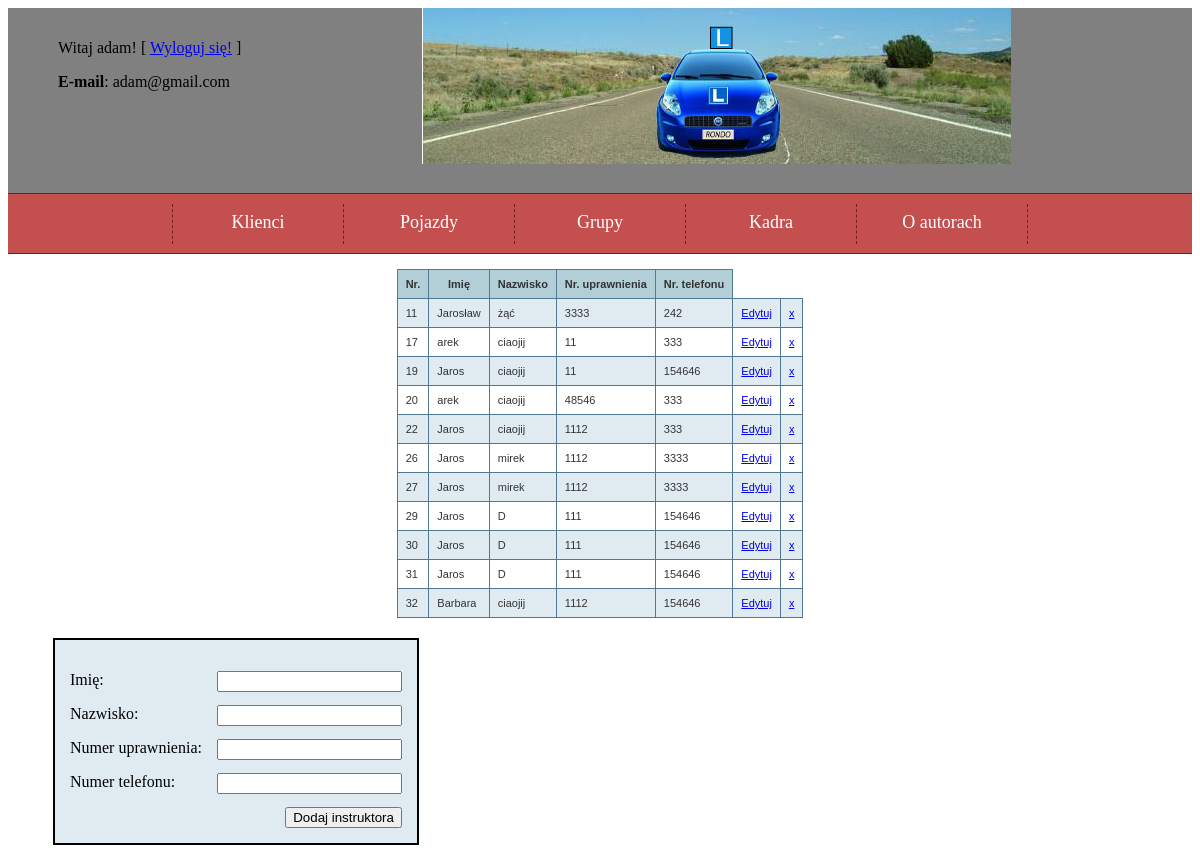
Screenshot of /index.php?page=instruktorzy (signed in) with the database file from the repository.
### tables this page shows
CREATE TABLE IF NOT EXISTS `instruktorzy` (
`idINSTRUKTORZY` int(11) NOT NULL,
  `imie` varchar(45) DEFAULT NULL,
  `nazwisko` varchar(45) DEFAULT NULL,
  `numer_uprawnienia` int(11) DEFAULT NULL,
  `nr_telefonu` int(11) DEFAULT NULL
);

### instruktorzy.php (the view, shortened to what this page needs)
<?php
if ((isset($_SESSION['zalogowany'])) && ($_SESSION['zalogowany']==true))
{
	require_once "connect.php";
	$polaczenie = @new mysqli($host, $db_user, $db_password, $db_name);
	$polaczenie->query("SET CHARSET utf8");
	$polaczenie->query ("SET NAMES `utf8` COLLATE `utf8_polish_ci`");
	if ($polaczenie->connect_errno!=0)
	{
		echo "Error: ".$polaczenie->connect_errno;
	}
	else
	{
		$zapytanie = @$polaczenie->query("SELECT * FROM instruktorzy");
		echo '<table> <tr>	<th>Nr.</th> <th>Imię</th>  <th>Nazwisko</th><th>Nr. uprawnienia</th>  <th>Nr. telefonu</th> </tr>';
		while ($r = $zapytanie->fetch_array()) {
			echo "<tr> <td>$r[0]</td> <td>$r[1]</td> <td>$r[2]</td> <td>$r[3]</td>  <td>$r[4]</td>  <td><a href='edytuj_instruktorzy.php?id=$r[0]'>Edytuj</a></td>    <td><a href='delete.php?id=$r[0]'>x</a></td> </tr> ";
		}
		echo "</table>";
	}
}else {
	echo "dostęp tylko dla upoważnionych, Zaloguj się. ";
}
?>
<form action="<?php $_PHP_SELF ?>" method="post">
<p>
<label for="firstName">Imię:</label>
<input type="text" name="firstname" id="firstName">
</p>
<p>
<label for="lastName">Nazwisko:</label>
<input type="text" name="lastname" id="lastName">
</p>
<p>
<label for="nr_upr">Numer uprawnienia:</label>
<input type="text" name="nr_upr" id="nr_upr">
</p>
<p>
<label for="tel_ins">Numer telefonu:</label>
<input type="text" name="tel_ins" id="tel_ins">
</p>
<input type="submit" value="Dodaj instruktora">
</form>

### styl.css (style rules this page uses)
form { max-width: 600px; background-color: #DFEBF1; margin: 20px; border: 2px solid black; float: left; padding: 15px; }
input { float: right; margin-left:15px; }
table { margin: 0 auto 0 auto; font-family: verdana, arial, sans-serif; font-size: 11px; color: #333333; border-width: 1px; border-color: #3A3A3A; border-collapse: collapse; }
table th { border-width: 1px; padding: 8px; border-style: solid; border-color: #517994; background-color: #B2CFD8; }
table tr:nth-child(even) td { background-color: #DFEBF1; }
table td { border-width: 1px; padding: 8px; border-style: solid; border-color: #517994; background-color: #ffffff; }

### rows the page displays
instruktorzy: idINSTRUKTORZY "11", imie "Jarosław", nazwisko "żąć", numer_uprawnienia "3333", nr_telefonu "242"
instruktorzy: idINSTRUKTORZY "17", imie "arek", nazwisko "ciaojij", numer_uprawnienia "11", nr_telefonu "333"
instruktorzy: idINSTRUKTORZY "19", imie "Jaros", nazwisko "ciaojij", numer_uprawnienia "11", nr_telefonu "154646"
instruktorzy: idINSTRUKTORZY "20", imie "arek", nazwisko "ciaojij", numer_uprawnienia "48546", nr_telefonu "333"
instruktorzy: idINSTRUKTORZY "22", imie "Jaros", nazwisko "ciaojij", numer_uprawnienia "1112", nr_telefonu "333"
instruktorzy: idINSTRUKTORZY "26", imie "Jaros", nazwisko "mirek", numer_uprawnienia "1112", nr_telefonu "3333"
instruktorzy: idINSTRUKTORZY "27", imie "Jaros", nazwisko "mirek", numer_uprawnienia "1112", nr_telefonu "3333"
instruktorzy: idINSTRUKTORZY "29", imie "Jaros", nazwisko "D", numer_uprawnienia "111", nr_telefonu "154646"
instruktorzy: idINSTRUKTORZY "30", imie "Jaros", nazwisko "D", numer_uprawnienia "111", nr_telefonu "154646"
instruktorzy: idINSTRUKTORZY "31", imie "Jaros", nazwisko "D", numer_uprawnienia "111", nr_telefonu "154646"
instruktorzy: idINSTRUKTORZY "32", imie "Barbara", nazwisko "ciaojij", numer_uprawnienia "1112", nr_telefonu "154646"

### other values shown
$_SESSION['user'] "adam"
$_SESSION['email'] "adam@gmail.com"
